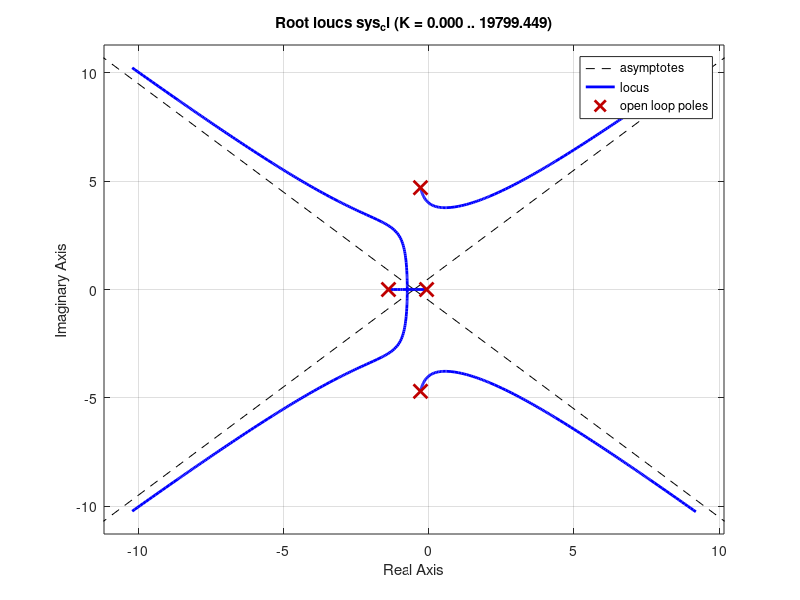

The MATLAB script that drew this image:
% This code is programmed by Sung Yul Shin (syshin0228@utexas.edu) for Robotics Modeling and Control course by Dr. James Sulzer from University of Texas at Austin 
clc
clear all
close all

% PD controller with load angle feedback - Root Locus

% System parameters
Jl = 1;     % Load inertia 
Bl = 1;     % Load damping constant
Jm = 10;    % Motor inertia 
Bm = 10;    % Motor damping constant
k = 20;     % Torsional stiffness b/w load and motor

% Control gain
% Kp + KdS = K(S+a)
Kp = 1;     % P gain
Kd = 5;     % D gain

% System Transfer function with load angle feedback --> Input: desired step angle, Output: load angle
den_cl = [Jl*Jm Jl*Bm+Jm*Bl (k*(Jl+Jm)+Bl*Bm) k*(Bl+Bm)+k*Kd Kp*k];
num_cl = [Kp*k];
sys_cl = tf(num_cl,den_cl)

% Draw Root Locus
figure(2)
rlocus(sys_cl)
